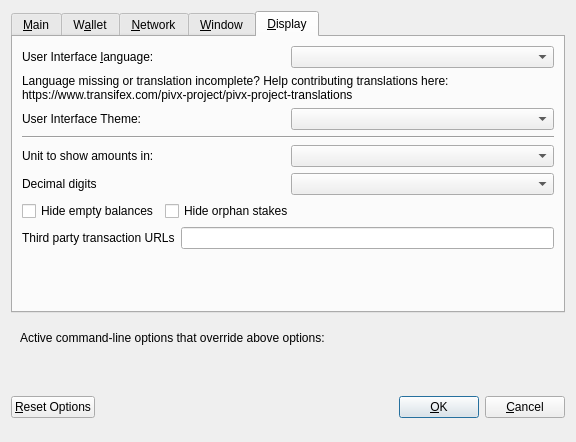
<?xml version="1.0" encoding="UTF-8"?>
<ui version="4.0">
 <class>OptionsDialog</class>
 <widget class="QDialog" name="OptionsDialog">
  <property name="geometry">
   <rect>
    <x>0</x>
    <y>0</y>
    <width>576</width>
    <height>442</height>
   </rect>
  </property>
  <property name="windowTitle">
   <string>Options</string>
  </property>
  <property name="modal">
   <bool>true</bool>
  </property>
  <layout class="QVBoxLayout" name="verticalLayout">
   <item>
    <widget class="QTabWidget" name="tabWidget">
     <property name="currentIndex">
      <number>4</number>
     </property>
     <widget class="QWidget" name="tabMain">
      <attribute name="title">
       <string>&amp;Main</string>
      </attribute>
      <layout class="QVBoxLayout" name="verticalLayout_Main">
       <item>
        <widget class="QCheckBox" name="bitcoinAtStartup">
         <property name="toolTip">
          <string>Automatically start PIVX after logging in to the system.</string>
         </property>
         <property name="text">
          <string>&amp;Start PIVX on system login</string>
         </property>
        </widget>
       </item>
       <item>
        <layout class="QHBoxLayout" name="horizontalLayout_2_Main">
         <item>
          <widget class="QLabel" name="databaseCacheLabel">
           <property name="text">
            <string>Size of &amp;database cache</string>
           </property>
           <property name="textFormat">
            <enum>Qt::PlainText</enum>
           </property>
           <property name="buddy">
            <cstring>databaseCache</cstring>
           </property>
          </widget>
         </item>
         <item>
          <widget class="QSpinBox" name="databaseCache"/>
         </item>
         <item>
          <widget class="QLabel" name="databaseCacheUnitLabel">
           <property name="text">
            <string>MB</string>
           </property>
           <property name="textFormat">
            <enum>Qt::PlainText</enum>
           </property>
          </widget>
         </item>
         <item>
          <spacer name="horizontalSpacer_2_Main">
           <property name="orientation">
            <enum>Qt::Horizontal</enum>
           </property>
           <property name="sizeHint" stdset="0">
            <size>
             <width>40</width>
             <height>20</height>
            </size>
           </property>
          </spacer>
         </item>
        </layout>
       </item>
       <item>
        <layout class="QHBoxLayout" name="horizontalLayout_3_Main">
         <item>
          <widget class="QLabel" name="threadsScriptVerifLabel">
           <property name="text">
            <string>Number of script &amp;verification threads</string>
           </property>
           <property name="textFormat">
            <enum>Qt::PlainText</enum>
           </property>
           <property name="buddy">
            <cstring>threadsScriptVerif</cstring>
           </property>
          </widget>
         </item>
         <item>
          <widget class="QSpinBox" name="threadsScriptVerif">
           <property name="toolTip">
            <string>(0 = auto, &lt;0 = leave that many cores free)</string>
           </property>
          </widget>
         </item>
         <item>
          <spacer name="horizontalSpacer_3_Main">
           <property name="orientation">
            <enum>Qt::Horizontal</enum>
           </property>
           <property name="sizeHint" stdset="0">
            <size>
             <width>40</width>
             <height>20</height>
            </size>
           </property>
          </spacer>
         </item>
        </layout>
       </item>
       <item>
        <spacer name="verticalSpacer_2">
         <property name="orientation">
          <enum>Qt::Vertical</enum>
         </property>
         <property name="sizeHint" stdset="0">
          <size>
           <width>20</width>
           <height>40</height>
          </size>
         </property>
        </spacer>
       </item>
      </layout>
     </widget>
     <widget class="QWidget" name="tabWallet">
      <attribute name="title">
       <string>W&amp;allet</string>
      </attribute>
      <layout class="QVBoxLayout" name="verticalLayout_Wallet">
       <item>
        <layout class="QHBoxLayout" name="horizontalLayout_2_Wallet">
         <item>
          <widget class="QLabel" name="labelStakeSplitThresholdText">
           <property name="text">
            <string>Stake split threshold:</string>
           </property>
          </widget>
         </item>
         <item>
          <widget class="QSpinBox" name="spinBoxStakeSplitThreshold">
           <property name="minimum">
            <number>1</number>
           </property>
           <property name="maximum">
            <number>999999</number>
           </property>
          </widget>
         </item>
        </layout>
       </item>
       <item>
        <widget class="QGroupBox" name="groupBox">
         <property name="title">
          <string>Expert</string>
         </property>
         <layout class="QVBoxLayout" name="verticalLayout_2">
          <item>
           <widget class="QCheckBox" name="coinControlFeatures">
            <property name="toolTip">
             <string>Whether to show coin control features or not.</string>
            </property>
            <property name="text">
             <string>Enable coin &amp;control features</string>
            </property>
           </widget>
          </item>
          <item>
           <widget class="QCheckBox" name="showMasternodesTab">
            <property name="toolTip">
             <string>Show additional tab listing all your masternodes in first sub-tab&lt;br/&gt;and all masternodes on the network in second sub-tab.</string>
            </property>
            <property name="text">
             <string>Show Masternodes Tab</string>
            </property>
           </widget>
          </item>
          <item>
           <widget class="QCheckBox" name="spendZeroConfChange">
            <property name="toolTip">
             <string>If you disable the spending of unconfirmed change, the change from a transaction&lt;br/&gt;cannot be used until that transaction has at least one confirmation.&lt;br/&gt;This also affects how your balance is computed.</string>
            </property>
            <property name="text">
             <string>&amp;Spend unconfirmed change</string>
            </property>
           </widget>
          </item>
         </layout>
        </widget>
       </item>
       <item>
        <spacer name="verticalSpacer_Wallet">
         <property name="orientation">
          <enum>Qt::Vertical</enum>
         </property>
         <property name="sizeHint" stdset="0">
          <size>
           <width>20</width>
           <height>40</height>
          </size>
         </property>
        </spacer>
       </item>
      </layout>
     </widget>
     <widget class="QWidget" name="tabNetwork">
      <attribute name="title">
       <string>&amp;Network</string>
      </attribute>
      <layout class="QVBoxLayout" name="verticalLayout_Network">
       <item>
        <widget class="QCheckBox" name="mapPortUpnp">
         <property name="toolTip">
          <string>Automatically open the PIVX client port on the router. This only works when your router supports UPnP and it is enabled.</string>
         </property>
         <property name="text">
          <string>Map port using &amp;UPnP</string>
         </property>
        </widget>
       </item>
       <item>
        <widget class="QCheckBox" name="allowIncoming">
         <property name="toolTip">
          <string>Accept connections from outside</string>
         </property>
         <property name="text">
          <string>Allow incoming connections</string>
         </property>
        </widget>
       </item>
       <item>
        <widget class="QCheckBox" name="connectSocks">
         <property name="toolTip">
          <string>Connect to the PIVX network through a SOCKS5 proxy.</string>
         </property>
         <property name="text">
          <string>&amp;Connect through SOCKS5 proxy (default proxy):</string>
         </property>
        </widget>
       </item>
       <item>
        <layout class="QHBoxLayout" name="horizontalLayout_1_Network">
         <item>
          <widget class="QLabel" name="proxyIpLabel">
           <property name="text">
            <string>Proxy &amp;IP:</string>
           </property>
           <property name="textFormat">
            <enum>Qt::PlainText</enum>
           </property>
           <property name="buddy">
            <cstring>proxyIp</cstring>
           </property>
          </widget>
         </item>
         <item>
          <widget class="QValidatedLineEdit" name="proxyIp">
           <property name="minimumSize">
            <size>
             <width>140</width>
             <height>0</height>
            </size>
           </property>
           <property name="maximumSize">
            <size>
             <width>140</width>
             <height>16777215</height>
            </size>
           </property>
           <property name="toolTip">
            <string>IP address of the proxy (e.g. IPv4: 127.0.0.1 / IPv6: ::1)</string>
           </property>
          </widget>
         </item>
         <item>
          <widget class="QLabel" name="proxyPortLabel">
           <property name="text">
            <string>&amp;Port:</string>
           </property>
           <property name="textFormat">
            <enum>Qt::PlainText</enum>
           </property>
           <property name="buddy">
            <cstring>proxyPort</cstring>
           </property>
          </widget>
         </item>
         <item>
          <widget class="QLineEdit" name="proxyPort">
           <property name="minimumSize">
            <size>
             <width>55</width>
             <height>0</height>
            </size>
           </property>
           <property name="maximumSize">
            <size>
             <width>55</width>
             <height>16777215</height>
            </size>
           </property>
           <property name="toolTip">
            <string>Port of the proxy (e.g. 9050)</string>
           </property>
          </widget>
         </item>
         <item>
          <spacer name="horizontalSpacer_1_Network">
           <property name="orientation">
            <enum>Qt::Horizontal</enum>
           </property>
           <property name="sizeHint" stdset="0">
            <size>
             <width>40</width>
             <height>20</height>
            </size>
           </property>
          </spacer>
         </item>
        </layout>
       </item>
       <item>
        <spacer name="verticalSpacer_Network">
         <property name="orientation">
          <enum>Qt::Vertical</enum>
         </property>
         <property name="sizeHint" stdset="0">
          <size>
           <width>20</width>
           <height>40</height>
          </size>
         </property>
        </spacer>
       </item>
      </layout>
     </widget>
     <widget class="QWidget" name="tabWindow">
      <attribute name="title">
       <string>&amp;Window</string>
      </attribute>
      <layout class="QVBoxLayout" name="verticalLayout_Window">
       <item>
        <widget class="QCheckBox" name="minimizeToTray">
         <property name="toolTip">
          <string>Show only a tray icon after minimizing the window.</string>
         </property>
         <property name="text">
          <string>&amp;Minimize to the tray instead of the taskbar</string>
         </property>
        </widget>
       </item>
       <item>
        <widget class="QCheckBox" name="minimizeOnClose">
         <property name="toolTip">
          <string>Minimize instead of exit the application when the window is closed. When this option is enabled, the application will be closed only after selecting Quit in the menu.</string>
         </property>
         <property name="text">
          <string>M&amp;inimize on close</string>
         </property>
        </widget>
       </item>
       <item>
        <spacer name="verticalSpacer_Window">
         <property name="orientation">
          <enum>Qt::Vertical</enum>
         </property>
         <property name="sizeHint" stdset="0">
          <size>
           <width>20</width>
           <height>40</height>
          </size>
         </property>
        </spacer>
       </item>
      </layout>
     </widget>
     <widget class="QWidget" name="tabDisplay">
      <attribute name="title">
       <string>&amp;Display</string>
      </attribute>
      <layout class="QVBoxLayout" name="verticalLayout_Display">
       <item>
        <layout class="QHBoxLayout" name="horizontalLayout_1_Display">
         <item>
          <widget class="QLabel" name="langLabel">
           <property name="text">
            <string>User Interface &amp;language:</string>
           </property>
           <property name="textFormat">
            <enum>Qt::PlainText</enum>
           </property>
           <property name="buddy">
            <cstring>lang</cstring>
           </property>
          </widget>
         </item>
         <item>
          <widget class="QValueComboBox" name="lang">
           <property name="toolTip">
            <string>The user interface language can be set here. This setting will take effect after restarting PIVX.</string>
           </property>
          </widget>
         </item>
        </layout>
       </item>
       <item>
        <widget class="QLabel" name="label_3">
         <property name="toolTip">
          <string notr="true"/>
         </property>
         <property name="statusTip">
          <string notr="true"/>
         </property>
         <property name="whatsThis">
          <string notr="true"/>
         </property>
         <property name="accessibleName">
          <string notr="true"/>
         </property>
         <property name="text">
          <string>Language missing or translation incomplete? Help contributing translations here:
https://www.transifex.com/pivx-project/pivx-project-translations</string>
         </property>
         <property name="wordWrap">
          <bool>true</bool>
         </property>
         <property name="openExternalLinks">
          <bool>true</bool>
         </property>
         <property name="textInteractionFlags">
          <set>Qt::TextBrowserInteraction</set>
         </property>
        </widget>
       </item>
       <item>
        <layout class="QHBoxLayout" name="horizontalLayout_2_Display" stretch="0,0">
         <item>
          <widget class="QLabel" name="themeLabel">
           <property name="text">
            <string>User Interface Theme:</string>
           </property>
          </widget>
         </item>
         <item>
          <widget class="QValueComboBox" name="theme"/>
         </item>
        </layout>
       </item>
       <item>
        <widget class="QWidget" name="verticalZpivDisplayWidget" native="true">
         <layout class="QVBoxLayout" name="verticalZpivDisplayLayout">
          <property name="leftMargin">
           <number>0</number>
          </property>
          <property name="topMargin">
           <number>0</number>
          </property>
          <property name="rightMargin">
           <number>0</number>
          </property>
          <property name="bottomMargin">
           <number>0</number>
          </property>
          <item>
           <widget class="Line" name="line">
            <property name="orientation">
             <enum>Qt::Horizontal</enum>
            </property>
           </widget>
          </item>
          <item>
           <layout class="QHBoxLayout" name="horizontalLayout_3_Display">
            <item>
             <widget class="QLabel" name="unitLabel">
              <property name="text">
               <string>Unit to show amounts in:</string>
              </property>
              <property name="textFormat">
               <enum>Qt::PlainText</enum>
              </property>
             </widget>
            </item>
            <item>
             <widget class="QValueComboBox" name="unit">
              <property name="toolTip">
               <string>Choose the default subdivision unit to show in the interface and when sending coins.</string>
              </property>
             </widget>
            </item>
           </layout>
          </item>
          <item>
           <layout class="QHBoxLayout" name="horizontalLayout_4_Display">
            <item>
             <widget class="QLabel" name="digitsLabel">
              <property name="text">
               <string>Decimal digits</string>
              </property>
             </widget>
            </item>
            <item>
             <widget class="QValueComboBox" name="digits"/>
            </item>
           </layout>
          </item>
          <item>
           <layout class="QHBoxLayout" name="horizontalLayout_5_Display">
            <item>
             <widget class="QCheckBox" name="checkBoxHideZeroBalances">
              <property name="toolTip">
               <string>Hide empty balances</string>
              </property>
              <property name="layoutDirection">
               <enum>Qt::LeftToRight</enum>
              </property>
              <property name="text">
               <string>Hide empty balances</string>
              </property>
             </widget>
            </item>
            <item>
             <widget class="QCheckBox" name="checkBoxHideOrphans">
              <property name="toolTip">
               <string>Hide orphan stakes in transaction lists</string>
              </property>
              <property name="text">
               <string>Hide orphan stakes</string>
              </property>
             </widget>
            </item>
            <item>
             <spacer name="horizontalSpacer">
              <property name="orientation">
               <enum>Qt::Horizontal</enum>
              </property>
              <property name="sizeHint" stdset="0">
               <size>
                <width>40</width>
                <height>20</height>
               </size>
              </property>
             </spacer>
            </item>
           </layout>
          </item>
          <item>
           <layout class="QHBoxLayout" name="horizontalLayout_6_Display">
            <item>
             <widget class="QLabel" name="thirdPartyTxUrlsLabel">
              <property name="toolTip">
               <string>Third party URLs (e.g. a block explorer) that appear in the transactions tab as context menu items. %s in the URL is replaced by transaction hash. Multiple URLs are separated by vertical bar |.</string>
              </property>
              <property name="text">
               <string>Third party transaction URLs</string>
              </property>
             </widget>
            </item>
            <item>
             <widget class="QLineEdit" name="thirdPartyTxUrls">
              <property name="toolTip">
               <string>Third party URLs (e.g. a block explorer) that appear in the transactions tab as context menu items. %s in the URL is replaced by transaction hash. Multiple URLs are separated by vertical bar |.</string>
              </property>
             </widget>
            </item>
           </layout>
          </item>
         </layout>
        </widget>
       </item>
       <item>
        <spacer name="verticalSpacer">
         <property name="orientation">
          <enum>Qt::Vertical</enum>
         </property>
         <property name="sizeHint" stdset="0">
          <size>
           <width>20</width>
           <height>40</height>
          </size>
         </property>
        </spacer>
       </item>
      </layout>
     </widget>
    </widget>
   </item>
   <item>
    <widget class="QFrame" name="frame">
     <layout class="QVBoxLayout" name="verticalLayout_Bottom">
      <item>
       <layout class="QHBoxLayout" name="horizontalLayout_Bottom">
        <item>
         <widget class="QLabel" name="overriddenByCommandLineInfoLabel">
          <property name="text">
           <string>Active command-line options that override above options:</string>
          </property>
          <property name="textFormat">
           <enum>Qt::PlainText</enum>
          </property>
         </widget>
        </item>
        <item>
         <spacer name="horizontalSpacer_Bottom">
          <property name="orientation">
           <enum>Qt::Horizontal</enum>
          </property>
          <property name="sizeHint" stdset="0">
           <size>
            <width>40</width>
            <height>20</height>
           </size>
          </property>
         </spacer>
        </item>
       </layout>
      </item>
      <item>
       <widget class="QLabel" name="overriddenByCommandLineLabel">
        <property name="text">
         <string/>
        </property>
        <property name="textFormat">
         <enum>Qt::PlainText</enum>
        </property>
        <property name="wordWrap">
         <bool>true</bool>
        </property>
       </widget>
      </item>
     </layout>
    </widget>
   </item>
   <item>
    <layout class="QHBoxLayout" name="horizontalLayout_Buttons">
     <item>
      <widget class="QPushButton" name="resetButton">
       <property name="toolTip">
        <string>Reset all client options to default.</string>
       </property>
       <property name="text">
        <string>&amp;Reset Options</string>
       </property>
       <property name="autoDefault">
        <bool>false</bool>
       </property>
      </widget>
     </item>
     <item>
      <spacer name="horizontalSpacer_1">
       <property name="orientation">
        <enum>Qt::Horizontal</enum>
       </property>
       <property name="sizeHint" stdset="0">
        <size>
         <width>40</width>
         <height>48</height>
        </size>
       </property>
      </spacer>
     </item>
     <item>
      <widget class="QLabel" name="statusLabel">
       <property name="minimumSize">
        <size>
         <width>200</width>
         <height>0</height>
        </size>
       </property>
       <property name="font">
        <font>
         <weight>75</weight>
         <bold>true</bold>
        </font>
       </property>
       <property name="text">
        <string/>
       </property>
       <property name="textFormat">
        <enum>Qt::PlainText</enum>
       </property>
       <property name="wordWrap">
        <bool>true</bool>
       </property>
      </widget>
     </item>
     <item>
      <spacer name="horizontalSpacer_2">
       <property name="orientation">
        <enum>Qt::Horizontal</enum>
       </property>
       <property name="sizeHint" stdset="0">
        <size>
         <width>40</width>
         <height>48</height>
        </size>
       </property>
      </spacer>
     </item>
     <item>
      <widget class="QPushButton" name="okButton">
       <property name="text">
        <string>&amp;OK</string>
       </property>
       <property name="autoDefault">
        <bool>false</bool>
       </property>
       <property name="default">
        <bool>true</bool>
       </property>
      </widget>
     </item>
     <item>
      <widget class="QPushButton" name="cancelButton">
       <property name="text">
        <string>&amp;Cancel</string>
       </property>
       <property name="autoDefault">
        <bool>false</bool>
       </property>
      </widget>
     </item>
    </layout>
   </item>
  </layout>
 </widget>
 <customwidgets>
  <customwidget>
   <class>QValidatedLineEdit</class>
   <extends>QLineEdit</extends>
   <header>qvalidatedlineedit.h</header>
  </customwidget>
  <customwidget>
   <class>QValueComboBox</class>
   <extends>QComboBox</extends>
   <header>qvaluecombobox.h</header>
  </customwidget>
 </customwidgets>
 <resources/>
 <connections/>
</ui>
